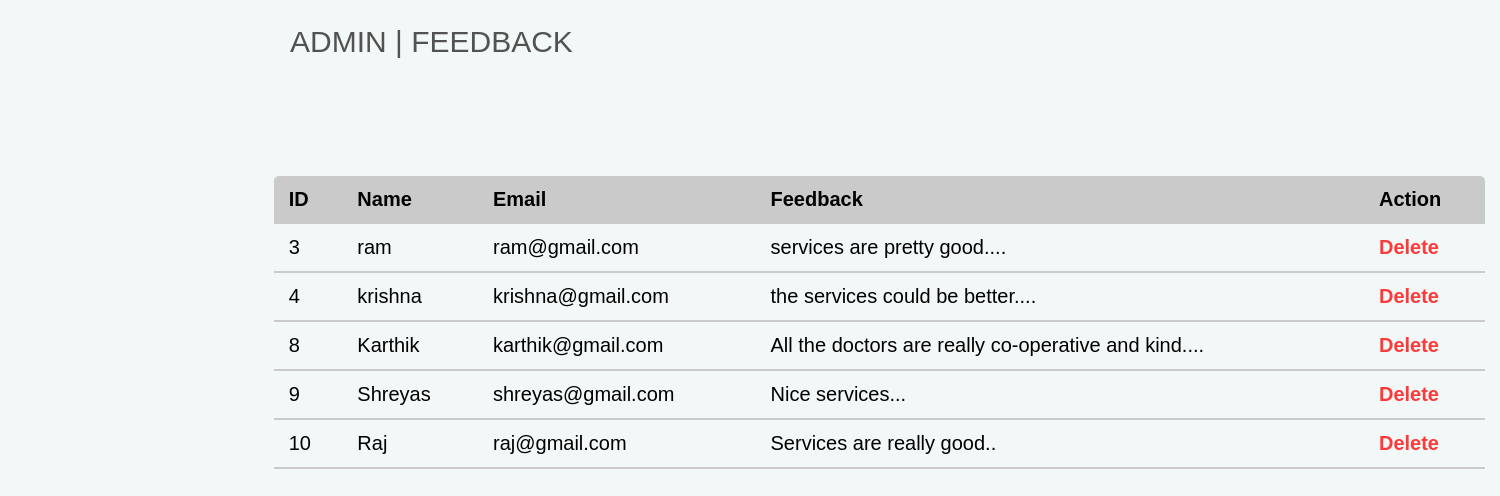
Screenshot of /admin_dashboard1/feedback.php with the database file from the repository.
### tables this page shows
CREATE TABLE `feedback` (
  `id` int(10) NOT NULL,
  `name` varchar(50) NOT NULL,
  `email` varchar(50) NOT NULL,
  `feedback` text NOT NULL
);

### admin_dashboard1/feedback.php (the view, shortened to what this page needs)
<?php
require 'dbconfig/mark1.php';
?>
<!DOCTYPE html>
<html>
<head>
	<link rel="stylesheet" type="text/css" href="allcss.css?a=<?php echo time();?>">
</head>
<body>
<div class="heading4">
	<p>ADMIN | FEEDBACK</p>
</div>
<div id="main2222">
<table class="htable1"  style="margin-top: 5%;">
			<tr>
				<thead>
				<th>ID</th>
				<th>Name</th>
				<th>Email</th>
				<th>Feedback</th>
				<th>Action</th>
			</tr>
			<?php
			$sql = "SELECT * from feedback";
			$result = mysqli_query($con,$sql);
			if($result -> num_rows > 0)
			{
				  while ($row = $result -> fetch_assoc())
				  {
				  	echo "<tr>
				  	       <tbody>
				  	       <td>".$row["id"] . "</td>
				  	       <td>". $row["name"]."</td
				  	       ><td>".$row["email"]."</td>
				  	       <td>".$row["feedback"]."</td>
				  	       <td><a href='removepro.php?rn=$row[id]' id='delete'>Delete</a></td>
				  	       </tbody>
				  	       </tr>";
				  }
				  echo "</table>";
			}
			?>
</div>
</body>
</html>

### admin_dashboard1/allcss.css (style rules this page uses)
* { margin: 0; padding: 0; font-family: Arial, Helvetica, sans-serif; }
body { background:#F2F7F7; }
#delete { color: #FB3A3A; text-decoration: none; font-weight:bold; transition: color 0.4s; }
.heading4 { width: 100%; height: 80px; font-family: Arial, Helvetica, sans-serif; color:#525252 ; font-size: 30px; margin-top:25px; margin-left: 290px; }
#main2222 { width: 95%; margin-left: 4%; }
.htable1 { border-collapse: collapse; font-size: 20px; min-width: 400px; border-radius: 5px 5px 0 0; overflow: hidden; margin-left: 15%; margin-top: 20%; width: 85%; }
.htable1 th, .htable1 td { padding: 12px 15px; }
.htable1 tbody tr { border-bottom: 1px solid #dddddd; }
.htable1 tbody tr:last-of-type { border-bottom: 2px solid #CACACA; }
.htable1 a { color: red; text-decoration: none; }

### rows the page displays
feedback: id "3", name "ram", email "ram@gmail.com", feedback "services are pretty good...."
feedback: id "4", name "krishna", email "krishna@gmail.com", feedback "the services could be better...."
feedback: id "8", name "Karthik", email "karthik@gmail.com", feedback "All the doctors are really co-operative and kind...."
feedback: id "9", name "Shreyas", email "shreyas@gmail.com", feedback "Nice services..."
feedback: id "10", name "Raj", email "raj@gmail.com", feedback "Services are really good.."
